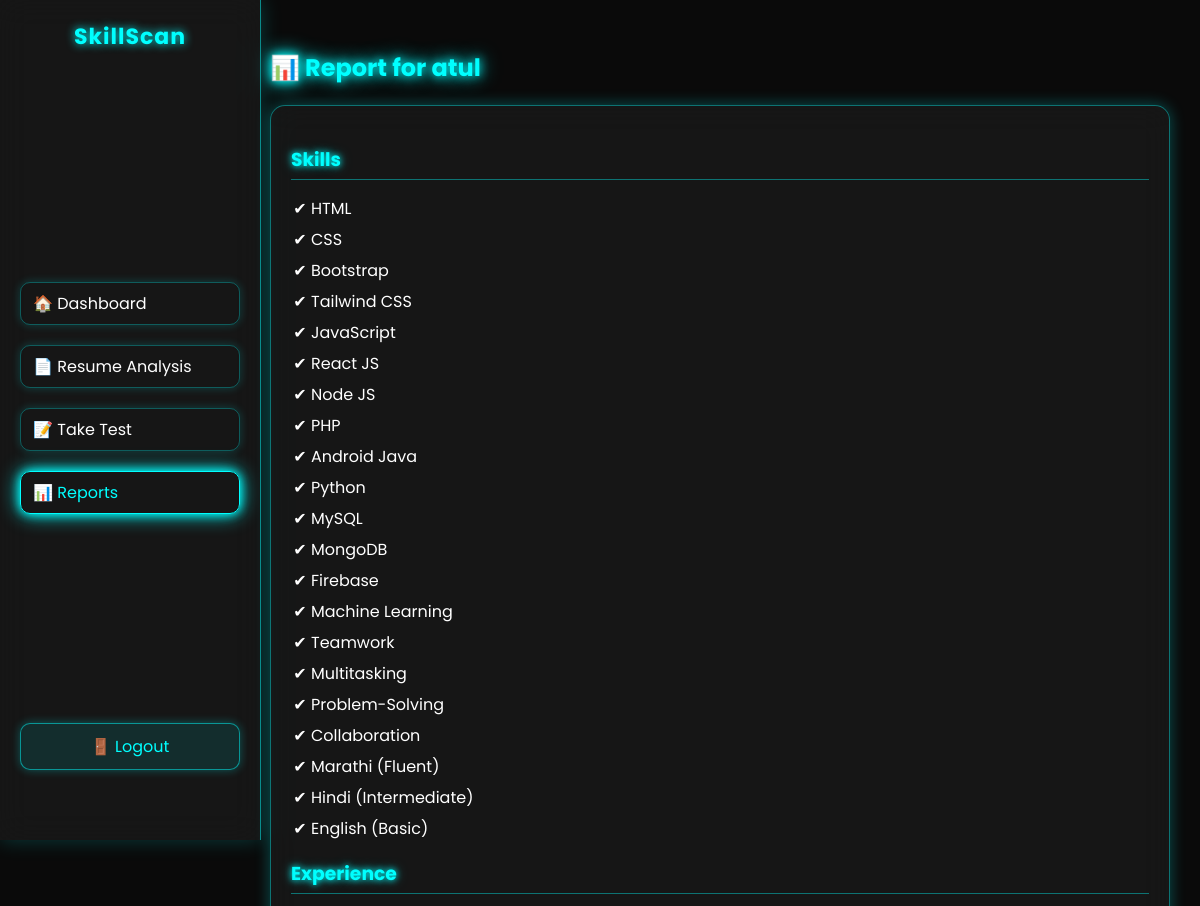
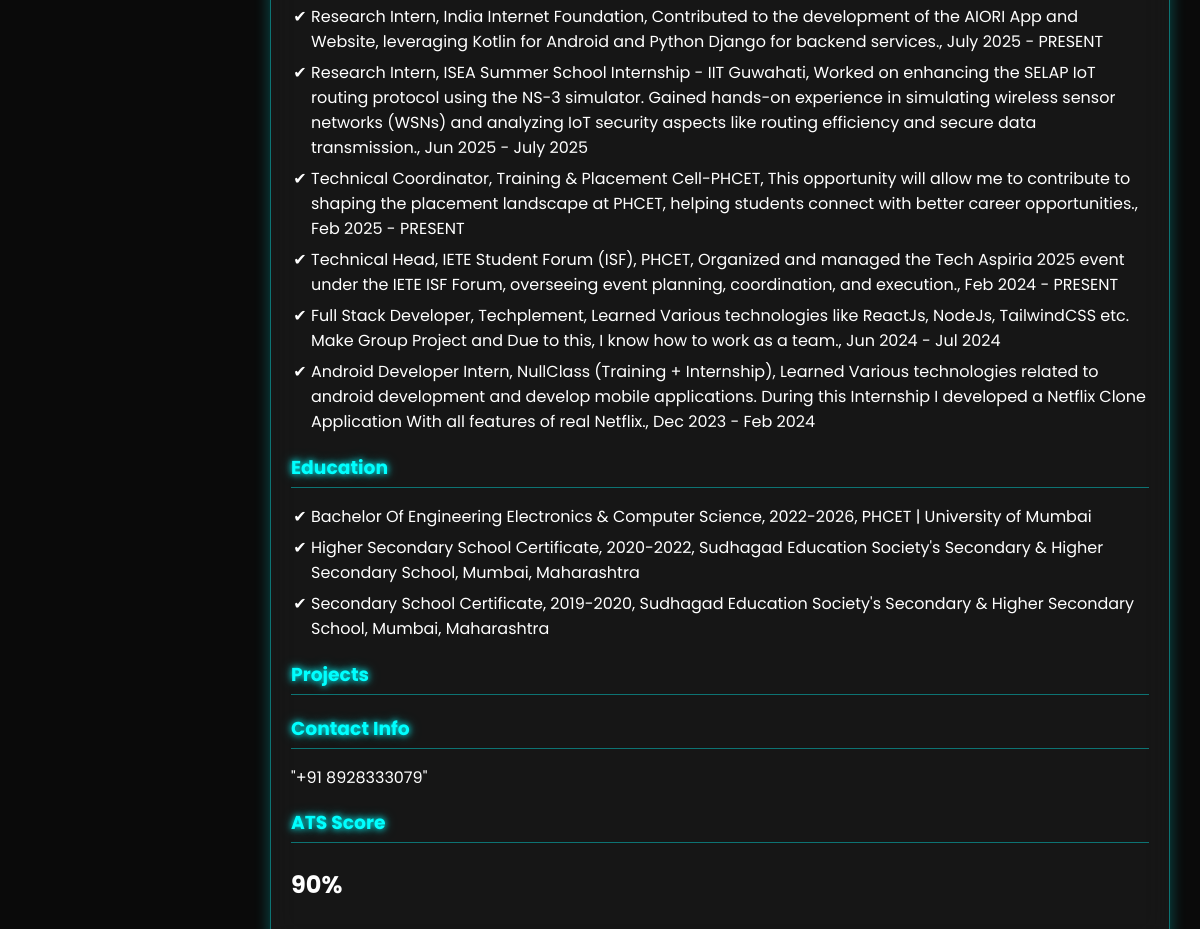
The app's page /report.php (signed in) with its own data (2 pictures, top to bottom).
### tables this page shows
CREATE TABLE `extracted_information` (
  `Id` int(11) NOT NULL,
  `name` text NOT NULL,
  `skills` text NOT NULL,
  `project` text NOT NULL,
  `education` text NOT NULL,
  `experience` text NOT NULL,
  `ats` int(3) NOT NULL,
  `contactinfo` varchar(200) NOT NULL,
  `username` text NOT NULL
);

### report.php (the view, shortened to what this page needs)
<?php
require('connection.php');
$username = $_SESSION['username'];
$query = "SELECT * FROM `extracted_information` WHERE `username` = '$username'";
$result = mysqli_query($conn, $query);
$skills = $experience = $education = $projects = $ats = $contactinfo = '';
if ($result && mysqli_num_rows($result) > 0) {
    $data = mysqli_fetch_assoc($result);
    $skills = $data['skills'];
    $experience = $data['experience'];
    $education = $data['education'];
    $projects = $data['projects'];
    $ats = $data['ats'];
    $contactinfo = $data['contactinfo'];
}
function printJsonAsList($json)
{
    $arr = json_decode($json, true);
    if (is_array($arr)) {
        $output = '<ul>';
        foreach ($arr as $key => $val) {
            if (is_array($val)) {
                $output .= '<li>' . implode(", ", $val) . '</li>';
            } else {
                if (is_numeric($key)) {
                    $output .= "<li>$val</li>";
                } else {
                    $output .= "<li><strong>$key:</strong> $val</li>";
                }
            }
        }
        $output .= '</ul>';
        return $output;
    }
    return '<p>' . nl2br(htmlspecialchars($json)) . '</p>';
}
?>
<!DOCTYPE html>
<html lang="en">
<head>
    <link rel="stylesheet" href="css/report.css">
</head>
<body>
    <aside class="sidebar">
        <div class="logo">
            <a href="index.php">SkillScan</a>
        </div>
        <ul class="menu">
            <li><a href="dashboard.php">🏠 Dashboard</a></li>
            <li><a href="resumeanalysis.php">📄 Resume Analysis</a></li>
            <li><a href="test.php">📝 Take Test</a></li>
            <li><a href="#" class="active">📊 Reports</a></li>
        </ul>
        <div class="logout">
            <a href="logout.php">🚪 Logout</a>
        </div>
    </aside>
    <main class="main-content">
        <header class="topbar">
            <h2>📊 Report for <?php echo htmlspecialchars($_SESSION['username']); ?></h2>
        </header>
        <div class="report-container">
            <div class="report-section">
                <h3>Skills</h3>
                <p>
                    <?php
                    $skillsArr = json_decode($skills, true);
                    if (is_array($skillsArr)) {
                        echo '<ul>';
                        foreach ($skillsArr as $skill) {
                            echo '<li>' . htmlspecialchars($skill) . '</li>';
                        }
                        echo '</ul>';
                    } else {
                        echo htmlspecialchars($skills);
                    }
                    ?>
                </p>
            </div>
            <div class="report-section">
                <h3>Experience</h3>
                <?php echo printJsonAsList($experience); ?>
            </div>
            <div class="report-section">
                <h3>Education</h3>
                <?php echo printJsonAsList($education); ?>
            </div>
            <div class="report-section">
                <h3>Projects</h3>
                <?php echo printJsonAsList($projects); ?>
            </div>
            <div class="report-section">
                <h3>Contact Info</h3>
                <?php echo printJsonAsList($contactinfo); ?>
            </div>
            <div class="report-section">
                <h3>ATS Score</h3>
                <p class="ats-score"><?php echo htmlspecialchars($ats); ?>%</p>
            </div>
        </div>
    </main>
</body>
</html>

### css/report.css (style rules this page uses)
body { font-family: 'Poppins', sans-serif; margin: 0; padding: 0; background: #0a0a0a; color: #fff; }
.sidebar { position: fixed; top: 0; left: 0; width: 220px; height: 100vh; background: rgba(255, 255, 255, 0.05); backdrop-filter: blur(15px); -webkit-backdrop-filter: blur(15px); padding: 20px; display: flex; flex-direction: column; justify-content: space-between; border-right: 1px solid rgba(0, 255, 255, 0.5); box-shadow: 0 0 20px rgba(0, 255, 255, 0.2); }
.sidebar .logo { font-size: 22px; font-weight: bold; margin-bottom: 40px; text-align: center; color: #0ff; text-shadow: 0 0 10px #0ff; }
.sidebar .logo a { color: inherit; text-decoration: none; letter-spacing: 1px; }
.sidebar ul.menu { list-style: none; padding: 0; margin: 0; }
.sidebar ul.menu li { margin-bottom: 20px; }
.sidebar ul.menu li a { color: #fff; text-decoration: none; display: block; padding: 8px 12px; border-radius: 10px; transition: 0.3s; border: 1px solid rgba(0, 255, 255, 0.3); box-shadow: 0 0 10px rgba(0, 255, 255, 0.2); }
.sidebar ul.menu li a:hover, .sidebar ul.menu li a.active { color: #0ff; border: 1px solid #0ff; box-shadow: 0 0 10px #0ff, 0 0 20px #0ff; }
.sidebar .logout a { margin-bottom: 50px; text-decoration: none; display: block; text-align: center; padding: 10px; border-radius: 10px; background: rgba(0, 255, 255, 0.1); color: #0ff; border: 1px solid rgba(0, 255, 255, 0.5); box-shadow: 0 0 10px rgba(0, 255, 255, 0.3); transition: 0.3s; }
.main-content { margin-left: 240px; padding: 30px; }
.topbar h2 { color: #0ff; text-shadow: 0 0 10px #0ff, 0 0 20px #0ff; }
.report-container { padding: 20px; margin-top: 20px; background: rgba(255, 255, 255, 0.05); backdrop-filter: blur(15px); -webkit-backdrop-filter: blur(15px); border-radius: 15px; border: 1px solid rgba(0, 255, 255, 0.4); box-shadow: 0 0 15px rgba(0, 255, 255, 0.3); }
.report-section h3 { color: #0ff; text-shadow: 0 0 6px #0ff, 0 0 12px rgba(0, 255, 255, 0.5); border-bottom: 1px solid rgba(0, 255, 255, 0.4); padding-bottom: 5px; margin-bottom: 10px; }
.report-section ul { padding-left: 20px; list-style-type: "✔ "; color: #fff; }
.report-section ul li { margin-bottom: 6px; }
.ats-score { font-size: 24px; font-weight: bold; color: rgb(255, 255, 255); }

### records on screen
extracted_information: skills "HTML", skills "CSS", skills "Bootstrap", skills "Tailwind CSS", skills "JavaScript", skills "React JS", skills "Node JS", skills "PHP", skills "Android Java", skills "Python", skills "MySQL", skills "MongoDB", skills "Firebase", skills "Machine Learning", skills "Teamwork", skills "Multitasking", skills "Problem-Solving", skills "Collaboration", skills "Marathi (Fluent)", skills "Hindi (Intermediate)", skills "English (Basic)", contactinfo "\"+91 8928333079\"", ats "90"

### other values on screen
$_SESSION['username'] "atul"
implode(", ", $val) "Research Intern, India Internet Foundation, Contributed to the development of the AIORI App and Website, leveraging Kotlin for Android and Python Django for backend services., July 2025 - PRESENT"
implode(", ", $val) "Technical Head, IETE Student Forum (ISF), PHCET, Organized and managed the Tech Aspiria 2025 event under the IETE ISF Forum, overseeing event planning, coordination, and execution., Feb 2024 - PRESENT"
implode(", ", $val) "Full Stack Developer, Techplement, Learned Various technologies like ReactJs, NodeJs, TailwindCSS etc. Make Group Project and Due to this, I know how to work as a team., Jun 2024 - Jul 2024"
implode(", ", $val) "Bachelor Of Engineering Electronics & Computer Science, 2022-2026, PHCET | University of Mumbai"
implode(", ", $val) "Higher Secondary School Certificate, 2020-2022, Sudhagad Education Society's Secondary & Higher Secondary School, Mumbai, Maharashtra"
implode(", ", $val) "Secondary School Certificate, 2019-2020, Sudhagad Education Society's Secondary & Higher Secondary School, Mumbai, Maharashtra"
